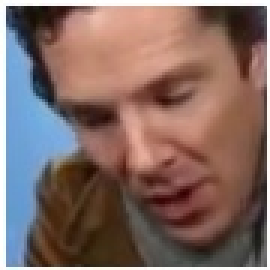
#> input picture dataset/ben/1080.jpg, 90 x 90 px (shown 3 times larger)
$ jupyter execute --allow-errors 'Train and Detect.ipynb'
#> lines starting #> are read from the running program, lines starting #| are printed output that depends on the picture; after the words box and inside, x2 and y2 are one past the last pixel; in counts of white or black regions, pixels touching at a corner belong together; pictures that were not available may be replaced by others from this repository, and a replacement may not be noted
[cell 1]
# import Library
import os, cv2, numpy as np
from sklearn.decomposition import PCA
from sklearn.neighbors import KNeighborsClassifier
import pickle  # for save model

# path dataset
DATASET_PATH = "dataset/"

# label for everyone
labels = []
faces = []
label_map = {}  # save index -> name

face_cascade = cv2.CascadeClassifier(cv2.data.haarcascades + 'haarcascade_frontalface_default.xml')

def extract_face(image_path):
#> called with image_path = 'dataset/ben/1080.jpg'
    img = cv2.imread(image_path, cv2.IMREAD_GRAYSCALE)
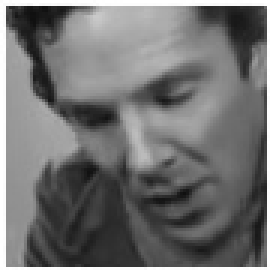
#> img: shape (90, 90) (shown 3 times larger); min 15, max 255, mean 113.1
    faces_detected = face_cascade.detectMultiScale(img, scaleFactor=1.2, minNeighbors=5)
#> faces_detected = ()

    for (x, y, w, h) in faces_detected:
        face = img[y:y+h, x:x+w]
        face = cv2.resize(face, (100, 100))  # face size normalization
        return face.flatten()  # change to 1D array
#> this loop made 0 passes
    return None

# process dataset
label_id = 0
for person in os.listdir(DATASET_PATH):
    person_path = os.path.join(DATASET_PATH, person)
    if os.path.isdir(person_path):
        label_map[label_id] = person  # save index to name
        for image_name in os.listdir(person_path):
            image_path = os.path.join(person_path, image_name)
            face_data = extract_face(image_path)
            if face_data is not None:
                faces.append(face_data)
                labels.append(label_id)
        label_id += 1
#> label_id = 1

# convert to numpy array
faces = np.array(faces)
labels = np.array(labels)

# dimension reduction with PCA
#> (the rest of this cell did not finish here and is left out)

[cell 2]
# Load model
with open("face_recognition_model.pkl", "rb") as f:
#> (reads face_recognition_model.pkl from the repository)
    pca, knn, label_map = pickle.load(f)

face_cascade = cv2.CascadeClassifier(cv2.data.haarcascades + 'haarcascade_frontalface_default.xml')

# open video
video_path = "drstrange_.mp4"
cap = cv2.VideoCapture(video_path)

if not cap.isOpened():
    print("Error: Can't open the video!")
    exit()

frame_rate = cap.get(cv2.CAP_PROP_FPS)  # Frame per second
timestamps = {name: [] for name in label_map.values()}  # save time

while True:
    ret, frame = cap.read()
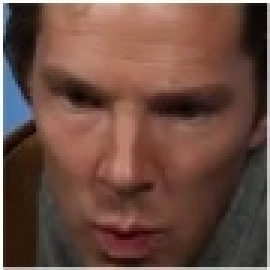
#> input picture dataset/ben/1248.jpg, 90 x 90 px, given in place of drstrange_.mp4, which was not available (shown 3 times larger)
#> frame is the input picture: shape (90, 90, 3); mean B, G, R 66.5, 76.8, 108.5
    if not ret:
        break  # out from loop if the video done

    frame_pos = cap.get(cv2.CAP_PROP_POS_FRAMES)  # current frame position
    time_sec = frame_pos / frame_rate  # count the time in second

    # convert frame to grayscale for face detection
    gray = cv2.cvtColor(frame, cv2.COLOR_BGR2GRAY)
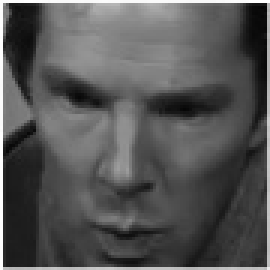
#> gray: shape (90, 90) (shown 3 times larger); min 5, max 255, mean 85.1

    # face detectiom
    faces_detected = face_cascade.detectMultiScale(gray, scaleFactor=1.2, minNeighbors=5, minSize=(30, 30))
#> faces_detected = [[5, 6, 77, 77]]

    for (x, y, w, h) in faces_detected:
        face = gray[y:y+h, x:x+w]
        face = cv2.resize(face, (100, 100))  # size normalization
        face_flatten = face.flatten().reshape(1, -1)

        # PCA transformation
        face_pca = pca.transform(face_flatten)

        # KNN prediction
        pred_label = knn.predict(face_pca)[0]
        person_name = label_map[pred_label]

        # save timestamp
        timestamps[person_name].append(time_sec)

        # draw a box around the face
        cv2.rectangle(frame, (x, y), (x+w, y+h), (0, 255, 0), 2)
        cv2.putText(frame, person_name, (x, y-10), cv2.FONT_HERSHEY_SIMPLEX, 0.8, (0, 255, 0), 2)
#> this loop made 1 pass
#> (x, y, w, h, pred_label, person_name) on pass 1: (5, 6, 77, 77, 0, 'ben')
#> pass 1, `face = gray[y:y+h, x:x+w]`:
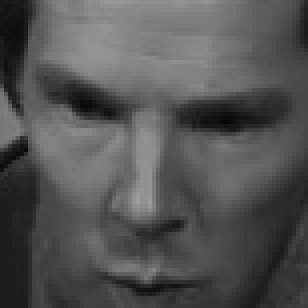
#> face: shape (77, 77) (shown 4 times larger); min 6, max 157, mean 83.5
#> after the loop:
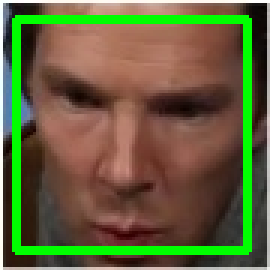
#> frame: shape (90, 90, 3) (shown 3 times larger); 11.36% of pixels changed, all inside (x1, y1, x2, y2) = (4, 5, 84, 85)

    cv2.imshow("Video", frame)

    # press 'q' for out from video
    if cv2.waitKey(1) & 0xFF == ord('q'):
#> (key q is pressed here)
        break

cap.release()
cv2.destroyAllWindows()

# save result to file
with open("output.txt", "w") as f:
    for person, times in timestamps.items():
        f.write(f"{person} detected {len(times)} times\n")
        f.write("Appears in time:\n")
        f.write("\n".join([f"{int(t//60)} minute {int(t%60)} second" for t in times]) + "\n\n")

# show result
for person, times in timestamps.items():
    print(f"{person} detected {len(times)} times")
    print("Appears in time:")
    print("\n".join([f"{int(t//60)} minute {int(t%60)} second" for t in times]))
    print("\n")
